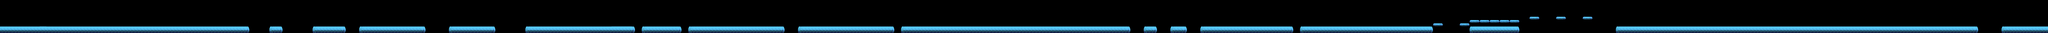

This game map was drawn from its Tiled (.tmx) file and the tilesets committed beside it. A one-line description and the trimmed map source follow:
An orthogonal 616x10 tile map with 64x64 px tiles, 2 tile layers (bg, platform), 3 tilesets and 783 objects.

<map version="1.4" tiledversion="1.4.2" orientation="orthogonal" renderorder="right-down" width="616" height="10" tilewidth="64" tileheight="64" infinite="0" nextlayerid="6" nextobjectid="871">
 <tileset firstgid="1" source="../bg_bush_block.tsx" />
 <tileset firstgid="9" source="../item.tsx" />
 <tileset firstgid="70" source="../bg_bush_bg.tsx" />
 <layer id="1" name="bg" width="616" height="10">
  <data>[6160 cells, 505 non-empty, 6 distinct tile ids]</data>
 </layer>
 <layer id="2" name="platform" width="616" height="10">
  <data>[6160 cells, 554 non-empty, 7 distinct tile ids]</data>
 </layer>
 <objectgroup id="3" name="object_obstacle">
  <object id="1" gid="8" x="3068" y="448" width="198" height="602" />
  <object id="2" gid="8" x="3261.52" y="386.822" width="198" height="602" rotation="-18.6741" />
  <object id="3" gid="3" x="3739" y="568" width="90" height="111" />
  <object id="4" gid="6" x="4258" y="579" width="122" height="220" />
  <object id="5" gid="6" x="4392" y="544" width="122" height="220" rotation="-6.5783" />
  <object id="6" gid="8" x="6164" y="176" width="198" height="602" />
  <object id="7" gid="8" x="6452" y="336" width="198" height="602" rotation="-35.1842" />
  <object id="8" gid="7" x="7619" y="448" width="229" height="602" />
  <object id="9" gid="7" x="8880" y="320" width="229" height="602" />
  <object id="10" gid="7" x="8992" y="448" width="229" height="602" />
  <object id="11" gid="8" x="9166.5" y="222.163" width="198" height="602" rotation="-10.827" />
  <object id="12" gid="7" x="10640" y="448" width="229" height="602" />
  <object id="13" gid="7" x="10320" y="384" width="229" height="602" />
  <object id="14" gid="7" x="10464" y="447" width="229" height="602" />
  <object id="15" gid="5" x="11727" y="560" width="107" height="220" />
  <object id="16" gid="4" x="11791" y="544" width="110" height="111" />
  <object id="17" gid="8" x="18238" y="347" width="198" height="602" />
  <object id="18" gid="6" x="18838" y="576" width="122" height="220" />
  <object id="19" gid="8" x="18336" y="443" width="198" height="602" />
  <object id="20" gid="5" x="18896" y="536" width="107" height="220" />
  <object id="21" gid="7" x="20976" y="430" width="229" height="602" />
  <object id="22" gid="7" x="21168" y="432" width="229" height="602" />
  <object id="23" gid="6" x="25002" y="560" width="122" height="220" />
  <object id="24" gid="3" x="25072" y="528" width="90" height="111" />
  <object id="25" gid="8" x="25571" y="384" width="198" height="602" />
  <object id="26" gid="7" x="25424" y="144" width="229" height="602" />
  <object id="27" gid="7" x="23104" y="160" width="229" height="602" />
  <object id="28" gid="7" x="16144" y="256" width="229" height="602" />
  <object id="29" gid="7" x="15344" y="160" width="229" height="602" />
  <object id="30" gid="7" x="15504" y="368" width="229" height="602" />
  <object id="31" gid="7" x="15760" y="208" width="229" height="602" rotation="-33.5335" />
  <object id="32" gid="7" x="4944" y="176" width="229" height="602" />
  <object id="33" gid="5" x="26112" y="528" width="107" height="220" />
  <object id="34" gid="6" x="26032" y="586" width="122" height="220" />
  <object id="35" gid="4" x="26080" y="570" width="110" height="111" />
  <object id="36" gid="4" x="26192" y="554" width="110" height="111" />
  <object id="37" gid="6" x="26757" y="548" width="122" height="220" />
  <object id="38" gid="4" x="26720" y="574" width="110" height="111" />
  <object id="39" gid="3" x="26844" y="572" width="90" height="111" />
  <object id="40" gid="3" x="26677" y="528" width="90" height="111" />
  <object id="41" gid="3" x="28752" y="558" width="90" height="111" />
  <object id="42" gid="3" x="28960" y="581" width="90" height="111" />
  <object id="43" gid="3" x="29072" y="544" width="90" height="111" />
  <object id="44" gid="3" x="28544" y="576" width="90" height="111" />
  <object id="45" gid="4" x="29008" y="576" width="110" height="111" />
  <object id="46" gid="4" x="28624" y="576" width="110" height="111" />
  <object id="47" gid="7" x="33232" y="384" width="229" height="602" />
  <object id="48" gid="7" x="33424" y="452" width="229" height="602" />
  <object id="49" gid="7" x="33632" y="400" width="229" height="602" />
  <object id="50" gid="3" x="34377" y="540" width="90" height="111" />
  <object id="51" gid="8" x="34608" y="240" width="198" height="602" />
  <object id="52" gid="8" x="33776" y="224" width="198" height="602" />
  <object id="53" gid="8" x="34688" y="448" width="198" height="602" />
  <object id="54" gid="8" x="35552" y="96" width="198" height="602" rotation="19.3691" />
  <object id="55" gid="4" x="36541" y="544" width="110" height="111" />
  <object id="56" gid="4" x="36601" y="576" width="110" height="111" />
  <object id="57" gid="3" x="36697" y="528" width="90" height="111" />
  <object id="58" gid="3" x="37296" y="544" width="90" height="111" />
  <object id="59" gid="4" x="37366" y="571" width="110" height="111" />
  <object id="60" gid="8" x="28400" y="32" width="198" height="602" rotation="61.5552" />
  <object id="61" gid="8" x="37856" y="336" width="198" height="602" rotation="-39.6752" />
  <object id="62" gid="8" x="37888" y="176" width="198" height="602" rotation="-15.1519" />
  <object id="63" gid="3" x="15936" y="562" width="90" height="111" />
  <object id="64" gid="3" x="15985" y="536" width="90" height="111" />
  <object id="65" gid="7" x="7168" y="449" width="229" height="602" />
  <object id="66" gid="5" x="4376" y="560" width="107" height="220" />
  <object id="67" gid="6" x="17904" y="576" width="122" height="220" />
  <object id="68" gid="3" x="17968" y="540" width="90" height="111" />
 </objectgroup>
 <objectgroup id="4" name="object_item">
  <object id="69" gid="19" x="213" y="226" width="66" height="66" />
  <object id="70" gid="19" x="31" y="232" width="66" height="66" />
  <object id="71" gid="19" x="85" y="226" width="66" height="66" />
  <object id="72" gid="19" x="149" y="226" width="66" height="66" />
  <object id="73" gid="19" x="21" y="290" width="66" height="66" />
  <object id="74" gid="19" x="31" y="347" width="66" height="66" />
  <object id="75" gid="19" x="85" y="354" width="66" height="66" />
  <object id="76" gid="19" x="213" y="418" width="66" height="66" />
  <object id="77" gid="19" x="358" y="482" width="66" height="66" />
  <object id="78" gid="19" x="358" y="418" width="66" height="66" />
  <object id="79" gid="19" x="358" y="354" width="66" height="66" />
  <object id="80" gid="19" x="358" y="290" width="66" height="66" />
  <object id="81" gid="19" x="358" y="226" width="66" height="66" />
  <object id="82" gid="19" x="407" y="266" width="66" height="66" />
  <object id="83" gid="19" x="471" y="362" width="66" height="66" />
  <object id="84" gid="19" x="439" y="314" width="66" height="66" />
  <object id="85" gid="19" x="503" y="410" width="66" height="66" />
  <object id="86" gid="19" x="149" y="354" width="66" height="66" />
  <object id="87" gid="19" x="204" y="363" width="66" height="66" />
  <object id="88" gid="19" x="149" y="483" width="66" height="66" />
  <object id="89" gid="19" x="85" y="483" width="66" height="66" />
  <object id="90" gid="19" x="21" y="483" width="66" height="66" />
  <object id="91" gid="19" x="205" y="473" width="66" height="66" />
  <object id="92" gid="19" x="535" y="362" width="66" height="66" />
  <object id="93" gid="19" x="567" y="314" width="66" height="66" />
  <object id="94" gid="19" x="598" y="266" width="66" height="66" />
  <object id="95" gid="19" x="646" y="291" width="66" height="66" />
  <object id="96" gid="19" x="646" y="355" width="66" height="66" />
  <object id="97" gid="19" x="646" y="227" width="66" height="66" />
  </objectgroup>
 <objectgroup id="5" name="object_monster">
  <!-- 50 objects omitted --></objectgroup>
</map>
<!-- 686 of 783 objects omitted -->
